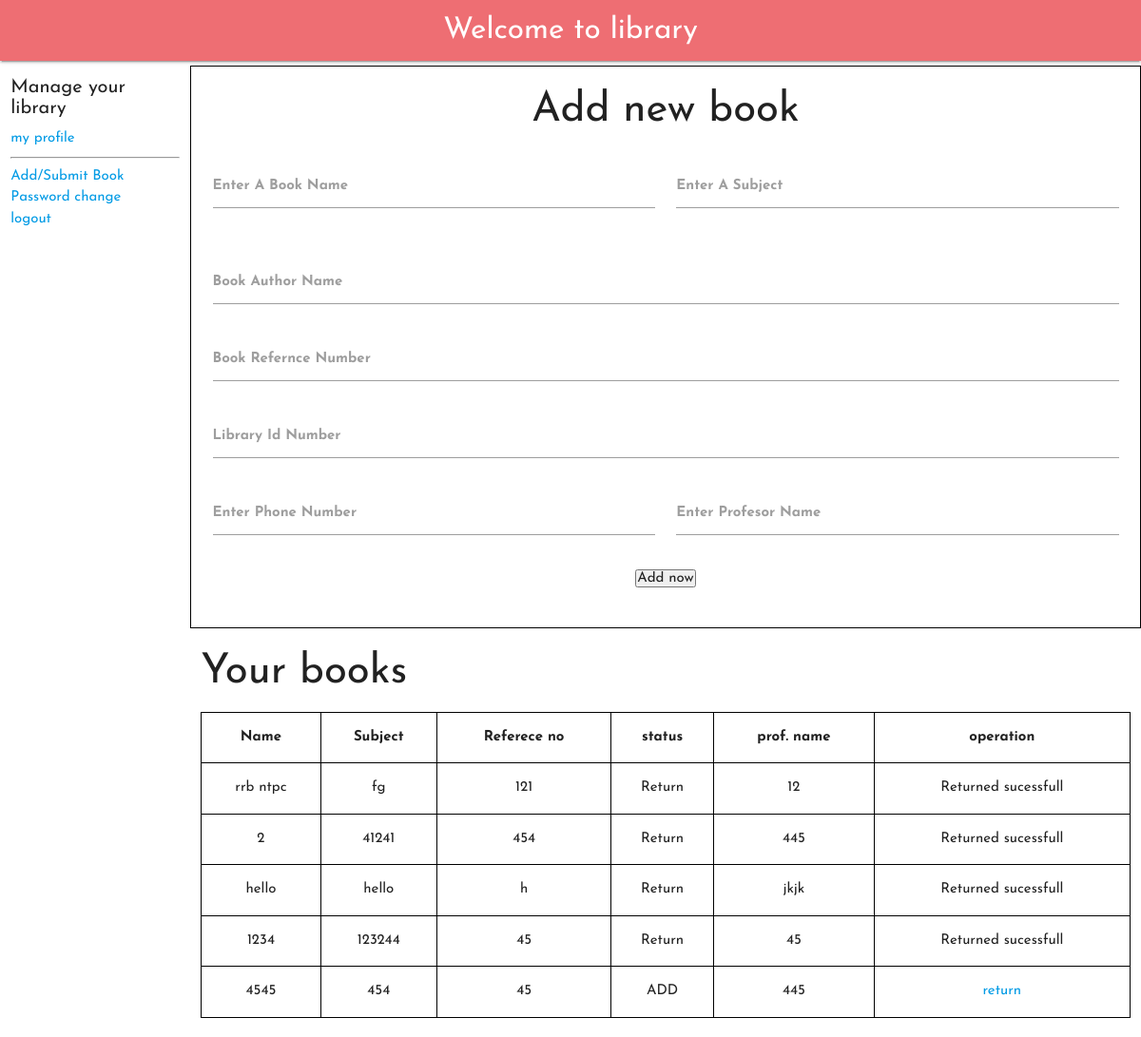
Screenshot of /index.php?id=599ffda815849be57eefabea7a9966 (signed in) with the database file from the repository.
### tables this page shows
CREATE TABLE `book` (
  `id` int(255) NOT NULL,
  `token` varchar(255) NOT NULL,
  `bookname` varchar(150) NOT NULL,
  `booksubject` varchar(50) NOT NULL,
  `authorname` varchar(100) NOT NULL,
  `libraryidnum` varchar(145) NOT NULL,
  `referncenum` varchar(50) NOT NULL,
  `phonenum` int(50) NOT NULL,
  `profname` text NOT NULL,
  `status` varchar(100) NOT NULL,
  `date` datetime NOT NULL DEFAULT current_timestamp()
);

### index.php (the view, shortened to what this page needs)
<?php
include "include/header.php";
include "include/dbh.php";
include "include/nav.php";
if(isset($_SESSION['name'])){
if (isset($_GET['id'])) {
  $id = $_GET['id'];
  $sql1 = "SELECT * FROM `book` WHERE token='$id'";
  $re1 = mysqli_query($conn, $sql1);
?>
<div class="row" style="padding-top: 5px;">
  <div class="linker">
  <div class="col l2 m2 s2">
        <h5 style="font-size: 20px;">Manage your library</h5>
        <a href="myprofile.php?id=<?php echo $id ?> ">my profile</a><br>
        <hr>
        <a href="">Add/Submit Book</a><br>
        <a href="passwordchange.php?id=<?php echo $id ?>">Password change</a><br>
        <a href="logout.php?id=<?php echo $id ?>">logout</a><br>
      </div>
    </div>
<div class="col l10 m10 s10" style="border: 1px solid black;" >
<div class="main-content">
<h3 style="text-align: center;">Add new book</h3>
<form action="<?php echo $_SERVER['PHP_SELF']; ?>?id=<?php echo $id ?>" method="POST" enctype="multipart/form-data" required>
            <div class="row">
              <div class="input-field col s6">
                <input type="text" name="bookname" id="Bookname" required>
                <label for="Bookname">enter a book name</label>
              </div>
              <div class="input-field col s6">
                <input type="text" name="subject" id="subjectname" required>
                <label for="subjectname">enter a subject</label>
              </div>
            </div>
            <div class="row">
              <div class="input-field col s12">
                <input type="text" name="authorname" id="authorname" required>
                <label for="authorname">book author name</label>
              </div>
              <div class="input-field col s12">
                <input type="text" name="bookref" id="referencenumber" required>
                <label for="referencenumber">book refernce number</label>
              </div>
              <div class="input-field col s12">
                <input type="text" name="idnum" id="idnum" required>
                <label for="idnum">library id number</label>
              </div>
              <div class="input-field col s6">
                <input type="tel" name="telephone" id="telnum" required>
                <label for="telnum">enter phone number</label>
              </div>
              <div class="input-field col s6">
                <input type="text" name="prof" id="teacher" required>
                <label for="teacher">Enter profesor name</label>
              </div>
              <div class="row">
                <div class="input-field col s6 offset-s3" style="text-align:center;">
                  <input type="submit" value="Add now" name="addbook" >
                </div>
              </div>
          </form>
</div>
</div>
</div>
<div class="col l10 m10 s10 offset-l2 offset-m2 offset-s2 ">
<table>
          <h3>Your books</h3>
          <thead>
            <tr>
              <th>Name</th>
              <th>Subject</th>
              <th>Referece no</th>
              <th>status</th>
              <th>prof. name</th>
              <th>operation</th>
            </tr>
          </thead>
          <tbody>
            <?php
            while ($data = mysqli_fetch_assoc($re1)) {
              $myid = $data['id'];
              $statuss = $data['status'];
              echo "<tr>" . "<td>" . $data['bookname'] . "</td>";
              echo "<td>" . $data['booksubject'] . "</td>";
              echo "<td>" . $data['referncenum'] . "</td>";
              echo "<td>" . $data['status'] . "</td>";
              echo "<td>" . $data['profname'] . "</td>";
              if ($statuss == 'ADD') {
                echo "<td>" . "<a href='return.php?myid=$myid'>return</a>" . "</td>";
              } else {
                echo "<td>" . "Returned sucessfull" . "</td>";
              }
              echo "</tr>";
            }
            ?>
          </tbody>
        </table>
</div>
  <?php
include "include/footer.php";
  ?>
<?php
}
}else{
  $_SESSION['message']="<div class='chip red black-text'>login now</div>";
  header ("Location:signinform.php");
}
?>

### include/header.php (shortened to what this page needs)
<!DOCTYPE html>
<html lang="en">
<head>
      <link type="text/css" rel="stylesheet" href="css/materialize.min.css"  media="screen,projection"/>
      <link rel="stylesheet" href="css/form.css" type="text/css">
    </head>

### include/nav.php
<nav>
    <div class="nav-wrapper">
      <a href="#!" class="brand-logo center">Welcome to library</a>
    </div>
  </nav>

### include/footer.php (shortened to what this page needs)
  </body>
</html>

### css/form.css (style rules this page uses)
* { padding: 0; font-family: 'Josefin Sans', sans-serif; }
label { color: black; font-weight: 900; font-size:x-large; }
form { text-align: center; text-transform: capitalize; }

### include/header.php (style rules this page uses)
td,th { border: 1px solid black; align-items: center; text-align: center; }
a { font-size: 15px; }

### rows the page displays
book: bookname "rrb ntpc", booksubject "fg", referncenum "121", status "Return", profname "12", shows "Returned sucessfull"
book: bookname "2", booksubject "41241", referncenum "454", status "Return", profname "445", shows "Returned sucessfull"
book: bookname "hello", booksubject "hello", referncenum "h", status "Return", profname "jkjk", shows "Returned sucessfull"
book: bookname "1234", booksubject "123244", referncenum "45", status "Return", profname "45", shows "Returned sucessfull"
book: bookname "4545", booksubject "454", referncenum "45", status "ADD", profname "445"
